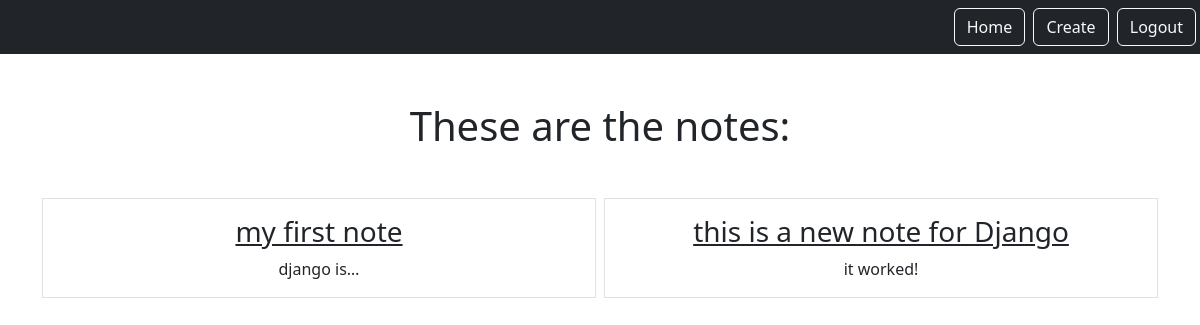
/smart/notes (signed in), run on an earlier commit of the app's database.
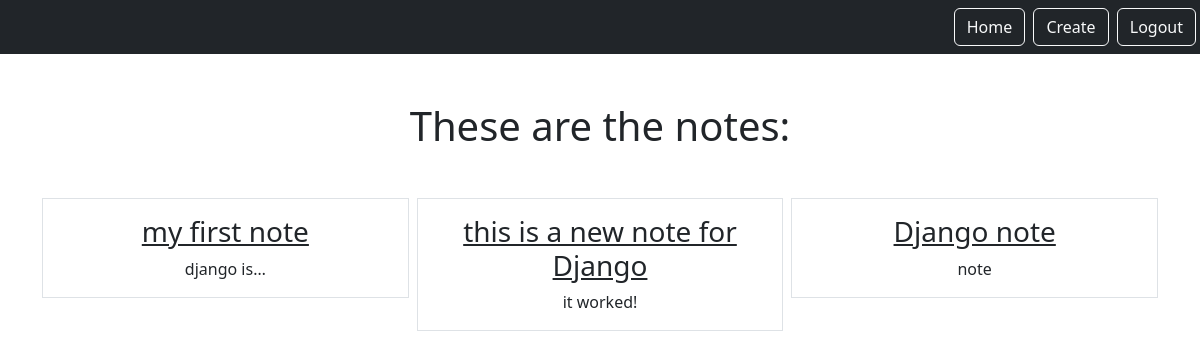
And on a later commit of the database.
### notes/models.py (models this page shows)
class Notes(models.Model):
    title = models.CharField(max_length=200)
    text = models.TextField()
    created = models.DateField(auto_now_add=True)
    user = models.ForeignKey(User, on_delete=models.CASCADE, related_name="notes")

### notes/views.py (the view)
# urls.py: path('notes', views.NotesListView.as_view(), name="notes.list"),
class NotesListView(LoginRequiredMixin, ListView):
    model = Notes
    context_object_name = "notes"
    template_name = "notes/notes_list.html"
    login_url = "/admin"
    def get_queryset(self):
        return self.request.user.notes.all()

### notes/templates/notes/notes_list.html
{% extends "base.html" %}
{% block content %}
    <h1 class="my-5">These are the notes:</h1>
    <div class="row row-cols3 g-2">
        {% for note in notes %}
        <div class="col">
            <div class="p-3 border">
                <a href="{% url 'notes.detail' pk=note.id %}" class="text-dark text-decoration-non">
                    <h3>{{note.title}}</h3>
                </a>
                {{note.text|truncatechars:10}}
            </div>
        </div>
        {% endfor %}
    </div>
{% endblock %}

### static/templates/base.html (shortened to what this page needs)
{% load static %}
<!DOCTYPE html>
<html>
    <head>
        <link rel="stylesheet" href="{% static 'css/style.css' %}" type="text/css" />
        <link href="https://cdn.jsdelivr.net/npm/bootstrap@5.3.0-alpha1/dist/css/bootstrap.min.css" rel="stylesheet">
    </head>
    <body>
        <nav class="navbar navbar-dark bg-dark">
            <div class="ms-auto">
                {% if user.is_authenticated %}
                <a href="{% url 'notes.list' %}" class="btn btn-outline-light me-1">Home</a>
                <a href="{% url 'notes.new' %}" class="btn btn-outline-light me-1">Create</a>
                <a href="{% url 'logout' %}" class="btn btn-outline-light me-1">Logout</a>
                {% else %}
                <a href="{% url 'login' %}" class="btn btn-outline-light me-1">Login</a>
                <a href="{% url 'signup' %}" class="btn btn-outline-light me-1">Signup</a>
                {% endif %}
            </div>
        </nav>
        <div class="my-5 text-center container">
        {% block content %}
        {% endblock %}
        </div>
    </body>
</html>

What changed in the data, as far as the page shows it:
added Notes: title "Django note", text "note"
